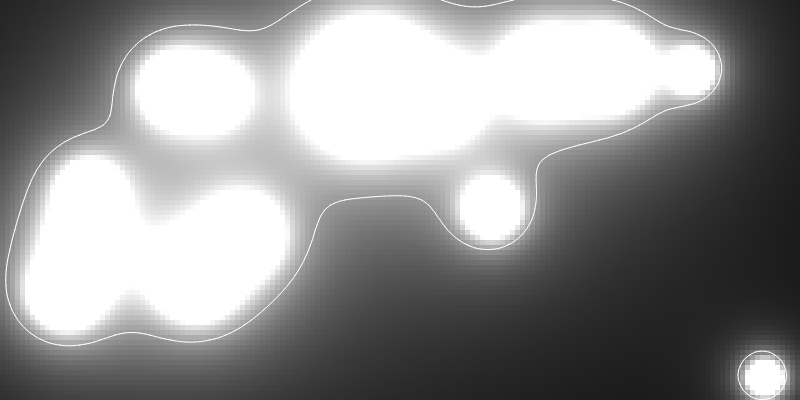
Frame 1 (no input)
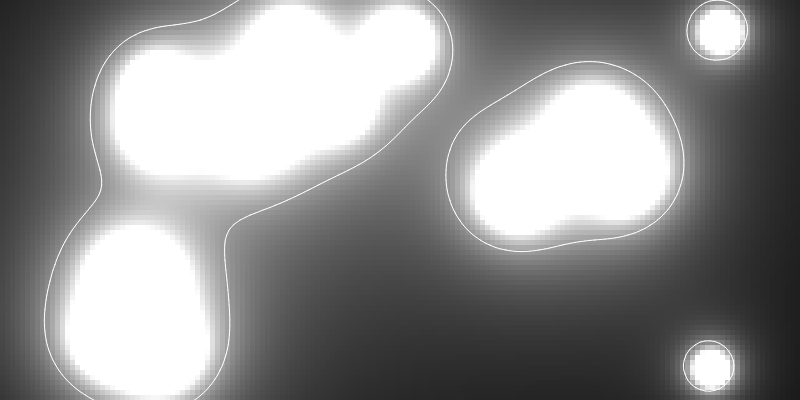
Frame 60 (no input)
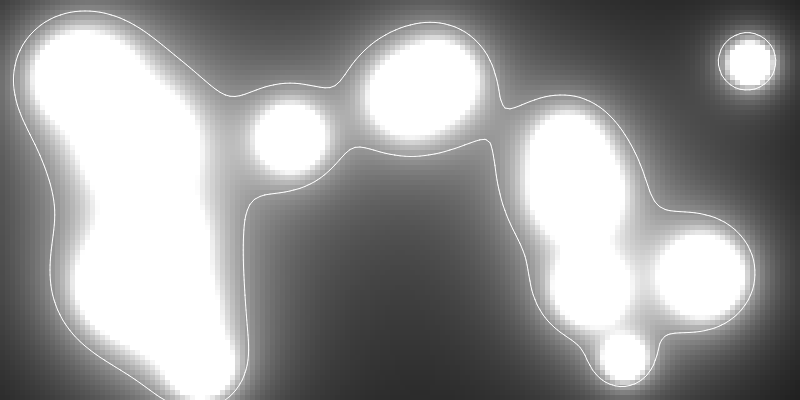
Frame 120 (the mouse pressed at the canvas centre since frame 60)

The p5.js sketch that drew these frames (run headless with seeded random() and noise() and a simulated clock; from frame 60 on, the mouse is pressed at the canvas centre):

// p5.js sketch
// ── sketch.js
// Variables
let cols, rows;
let noise;
let zoff = 0;

// Constants
const rez = 5;
const grid = [];
const bubbles = [];
const increment = 0.2;

// Functions
function getState(a, b, c, d) {
  return a * 8 + b * 4 + c * 2 + d * 1;
}
function drawLine(v1, v2) {
  line(v1.x, v1.y, v2.x, v2.y);
}

function setup() {
  console.clear();
  createCanvas(800, 400);

  cols = 1 + width / rez;
  rows = 1 + height / rez;
  
  // Creating Grid
  for (let i = 0; i < cols; i++) {
    let k = [];
    for (let j = 0; j < rows; j++) {
      k.push(0);
    }
    grid.push(k);
  }
  for (let i = 0; i < 16; i++) {
    bubbles.push(new Bubble());
  }
  console.log(grid);
}

function draw() {
  background(GRAY);

  // Filling Grid with metaballs
  for (let i = 0; i < cols; i++) {
    for (let j = 0; j < rows; j++) {
      let sum = 0;
      let x = i * rez;
      let y = j * rez;
      for (const b of bubbles) {
        sum += (b.r * b.r) / ((x - b.x) * (x - b.x) + (y - b.y) * (y - b.y));
      }
      grid[i][j] = sum;
    }
  }

  // Shading Boxes
  for (let i = 0; i < cols; i++) {
    for (let j = 0; j < rows; j++) {
      fill(grid[i][j] * 150);
      noStroke();
      rect(i * rez, j * rez, rez);
    }
  }

  // Drawing Metaballs
  for (const b of bubbles) {
    b.update();
    b.show();
  }

  // Math
  for (let i = 0; i < cols - 1; i++) {
    for (let j = 0; j < rows - 1; j++) {
      let x = i * rez;
      let y = j * rez;

      // Blocky rendering
      let a = new createVector(x + rez * 0.5, y);
      let b = new createVector(x + rez, y + rez * 0.5);
      let c = new createVector(x + rez * 0.5, y + rez);
      let d = new createVector(x, y + rez * 0.5);
      
      // Data for smooth rendering
      let topL = grid[i][j];
      let topR = grid[i + 1][j];
      let bottomR = grid[i + 1][j + 1];
      let bottomL = grid[i][j + 1];
      
      // Convert blocky to smooth rendering
      let amnt = (1 - topL) / (topR - topL);
      a.x = lerp(x, x + rez, amnt);
      amnt = (1 - topR) / (bottomR - topR);
      b.y = lerp(y, y + rez, amnt);
      amnt = (1 - bottomL) / (bottomR - bottomL);
      c.x = lerp(x, x + rez, amnt);
      amnt = (1 - topL) / (bottomL - topL);
      d.y = lerp(y, y + rez, amnt);

      // Data for Metaballs
      let threshold = 1;
      let c1 = (grid[i][j] < threshold) ? 0 : 1;
      let c2 = (grid[i + 1][j] < threshold) ? 0 : 1;
      let c3 = (grid[i + 1][j + 1] < threshold) ? 0 : 1;
      let c4 = (grid[i][j + 1] < threshold) ? 0 : 1;
      let state = getState(c1, c2, c3, c4);

      stroke(255);
      strokeWeight(1);
      switch (state) {
        case 0:
          // 
          break;
        case 1:
          drawLine(c, d);
          break;
        case 2:
          drawLine(b, c);
          break;
        case 3:
          drawLine(b, d);
          break;
        case 4:
          drawLine(a, b);
          break;
        case 5:
          drawLine(a, d);
          drawLine(b, c);
          break;
        case 6:
          drawLine(a, c);
          break;
        case 7:
          drawLine(a, d);
          break;
        case 8:
          drawLine(a, d);
          break;
        case 9:
          drawLine(a, c);
          break;
        case 10:
          drawLine(a, b);
          drawLine(c, d);
          break;
        case 11:
          drawLine(a, b);
          break;
        case 12:
          drawLine(b, d);
          break;
        case 13:
          drawLine(b, c);
          break;
        case 14:
          drawLine(c, d);
          break;
        case 15:
          // 
          break;
      }
    }
  }
}

// ── Bubble.js
class Bubble {

    constructor() {
      this.r = random(20, 60);
      this.x = random(this.r, width-this.r);
      this.y = random(this.r, height-this.r);
      this.vx = random(-2,2);
      this.vy = random(-2,2);
    }
  
    show() {
      noFill();
      // stroke(0);
      // fill(255,50);
      strokeWeight(1);
      circle(this.x, this.y, this.r*2);
    }
  
    update() {
      this.x += this.vx;
      this.y += this.vy;
      if (this.x > width-this.r  || this.x < this.r) {
        this.vx *= -1;
      }
      if (this.y > height-this.r  || this.y < this.r) {
        this.vy *= -1;
      }
    }
  }
  
